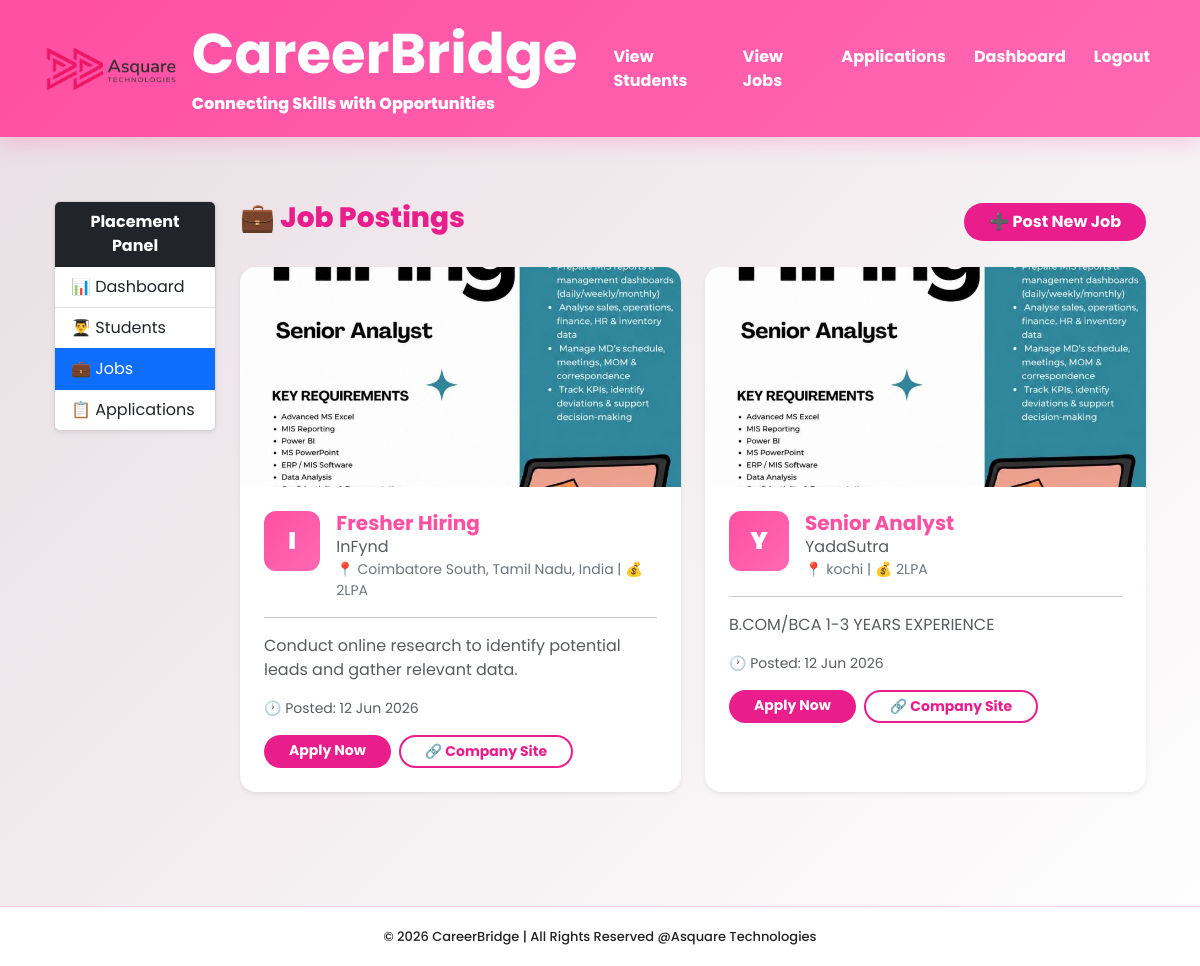
The app's page /jobs/ (signed in) with its own data.
### placements/models.py (models this page shows, shortened)
class JobPosting(models.Model):
    company_name = models.CharField(max_length=200)
    job_title = models.CharField(max_length=200)
    location = models.CharField(max_length=200)
    package = models.CharField(max_length=100)
    apply_link = models.URLField()
    description = models.TextField()
    company_logo = models.ImageField(
        upload_to='company_logos/',
        blank=True,
        null=True
    )
    image = models.ImageField(
        upload_to='job_images/',
        blank=True,
        null=True
    )
    created_at = models.DateTimeField(auto_now_add=True)
    class Meta:
        ordering = ['-created_at']

### placements/views.py (the view)
# urls.py: path('jobs/', job_list, name='job_list'),
@login_required
def job_list(request):
    jobs = JobPosting.objects.all().order_by('-created_at')
    return render(request, 'placement/job_list.html', {'jobs': jobs})

### templates/placement/job_list.html (shortened to what this page needs)
{% extends 'base.html' %}
{% load static %}
{% block content %}
<div class="container-fluid mt-4">
  <div class="row">
    <div class="col-md-2">
      <div class="card shadow-sm">
        <div class="card-header bg-dark text-white text-center">
          <strong>Placement Panel</strong>
        </div>
        <div class="list-group list-group-flush">
          <a href="{% url 'placement_dashboard' %}" class="list-group-item list-group-item-action">
            📊 Dashboard
          </a>
          {% if request.user.is_staff %}
          <a href="{% url 'student_list' %}" class="list-group-item list-group-item-action">
            👨‍🎓 Students
          </a>
          {% endif %}
          <a href="{% url 'job_list' %}" class="list-group-item list-group-item-action active">
            💼 Jobs
          </a>
          <a href="{% url 'application_list' %}" class="list-group-item list-group-item-action">
            📋 Applications
          </a>
        </div>
      </div>
    </div>
    <div class="col-md-10">
      <div class="d-flex justify-content-between align-items-center mb-4">
        <h3 style="color:#e91e8c;font-weight:800;">
          💼 Job Postings
        </h3>
        {% if request.user.is_staff %}
        <a href="{% url 'create_job' %}"
        class="btn text-white fw-bold px-4"
        style="background-color:#e91e8c;border-radius:25px;">
        ➕ Post New Job
      </a>
      {% endif %}
    </div>
    <div class="row">
      {% for job in jobs %}
      <div class="col-md-6 mb-4">
        <div class="card border-0 shadow-sm h-100"
        style="border-radius:16px;">
        {% if job.image %}
        <img src="{{ job.image.url }}"
        class="card-img-top"
        alt="{{ job.job_title }}"
        style="height:220px;object-fit:cover;border-radius:16px 16px 0 0;">
        {% endif %}
        <div class="card-body p-4">
          <div class="d-flex align-items-start gap-3 mb-3">
            {% if job.company_logo %}
            <img src="{{ job.company_logo.url }}"
            alt="{{ job.company_name }}"
            style="width:60px;height:60px;object-fit:contain;
                                            border-radius:12px;border:1px solid #ffd6e8;">
            {% else %}
            <div style="width:60px;height:60px;
                                            background:linear-gradient(135deg,#ff4fa3,#ff69b4);
                                            border-radius:12px;
                                            display:flex;
                                            align-items:center;
                                            justify-content:center;">
            <span style="color:white;font-weight:900;font-size:24px;">
              {{ job.company_name|first|upper }}
            </span>
          </div>
          {% endif %}
          <div>
            <h5 class="fw-bold mb-0">
              {{ job.job_title }}
            </h5>
            <p class="mb-0 text-muted">
              {{ job.company_name }}
            </p>
            <p class="mb-0 text-secondary small">
              📍 {{ job.location }}
              |
              💰 {{ job.package }}
            </p>
          </div>
        </div>
        <hr>
        <p class="text-muted">
          {{ job.description|truncatewords:25 }}
        </p>
        <p class="text-muted small">
          🕐 Posted:
          {{ job.created_at|date:"d M Y" }}
        </p>
        <div class="d-flex gap-2 mt-3">
          {% if request.user.userprofile.role != 'placement' %}
          <a href="{% url 'apply_job' job.id %}"
          class="btn btn-sm text-white fw-bold px-4"
          style="background:#e91e8c;border-radius:20px;">
          Apply Now
        </a>
        {% endif %}
        <a href="{{ job.apply_link }}"
        target="_blank"
        class="btn btn-sm fw-bold px-4"
        style="border:2px solid #e91e8c;
                                          color:#e91e8c;
                                          border-radius:20px;">
        🔗 Company Site
      </a>
  </div>
</div>
</div>
</div>
{% endfor %}
</div>
</div>
</div>
</div>
{% endblock %}

### templates/base.html (shortened to what this page needs)
{% load static %}
<!DOCTYPE html>
<html lang="en">
<head>
<link href="https://cdn.jsdelivr.net/npm/bootstrap@5.3.3/dist/css/bootstrap.min.css"
      rel="stylesheet">
</head>
<body>
<nav class="navbar navbar-expand-lg navbar-dark">
<div class="container">
    <a class="navbar-brand d-flex align-items-center"
       href="{% url 'home' %}">
        <img src="{% static 'images/logo.png' %}"
             alt="CareerBridge Logo"
             height="50"
             class="me-3">
        <div>
            <div class="fw-bold text-white display-4">
                CareerBridge
            </div>
            <small style="font-size:1rem;color:white;">
                   Connecting Skills with Opportunities
            </small>
        </div>
    </a>
    <div class="collapse navbar-collapse"
         id="navbarNav">
        <ul class="navbar-nav ms-auto">
            {% if user.is_authenticated %}
                {% if user.is_staff %}
                    <li class="nav-item">
                        <a class="nav-link" href="{% url 'student_list' %}">
                            View Students
                        </a>
                    </li>
                    <li class="nav-item">
                        <a class="nav-link" href="{% url 'job_list' %}">
                            View Jobs
                        </a>
                    </li>
                    <li class="nav-item">
                        <a class="nav-link" href="{% url 'application_list' %}">
                            Applications
                        </a>
                    </li>
                    <li class="nav-item">
                        <a class="nav-link" href="{% url 'placement_dashboard' %}">
                            Dashboard
                        </a>
                    </li>
                    <li class="nav-item">
                        <a class="nav-link" href="{% url 'logout' %}">
                            Logout
                        </a>
                    </li>
                {% endif %}
            {% endif %}
        </ul>
    </div>
</div>
</nav>
<div class="container main-content">
{% block content %}
{% endblock %}
</div>
<footer>
    © 2026 CareerBridge | All Rights Reserved @Asquare Technologies
</footer>
</body>
</html>

### templates/base.html (style rules this page uses)
* { margin:0; padding:0; box-sizing:border-box; font-family:'Poppins',sans-serif; }
body { background:linear-gradient(135deg,#e8dde2,#ffffff); min-height:100vh; }
.navbar { background:linear-gradient(135deg,#ff4fa3,#ff69b4)!important; box-shadow:0 5px 20px rgba(255,79,163,0.25); padding:15px 0; }
.navbar-brand { color:white!important; font-weight:800; text-decoration:none; }
.navbar-brand img { border-radius:10px; }
.nav-link { color:white!important; font-weight:700; margin-left:12px; transition:.3s; position:relative; }
.nav-link::after { content:''; position:absolute; left:0; bottom:-3px; width:0; height:3px; background:white; border-radius:20px; transition:.3s; }
.main-content { padding-top:40px; padding-bottom:40px; }
h1,h2,h3,h4,h5 { color:#ff4fa3; font-weight:800; }
footer { text-align:center; padding:20px; color:#222; font-size:13px; font-weight:500; border-top:1px solid #ffd6e8; background:white; margin-top:50px; }

### records on screen
JobPosting: image (picture), company_name|first "I", job_title "Fresher Hiring", company_name "InFynd", location "Coimbatore South, Tamil Nadu, India", package "2LPA", description "Conduct online research to identify potential leads and gather relevant data.", created_at "12 Jun 2026"
JobPosting: image (picture), company_name|first "Y", job_title "Senior Analyst", company_name "YadaSutra", location "kochi", package "2LPA", description "B.COM/BCA 1-3 YEARS EXPERIENCE", created_at "12 Jun 2026"
